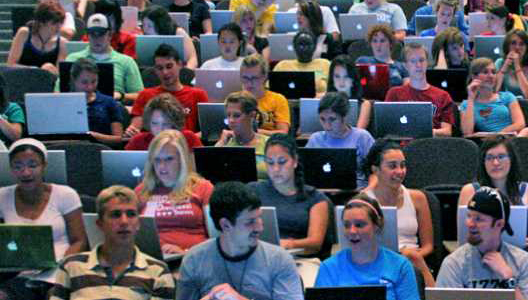
#> input picture facepp-python-sdk-master/test_pic/test_face.jpg, 528 x 300 px
$ python opencv_face_det.py   (Python 2 division)
#> lines starting #> are read from the running program, lines starting #| are printed output that depends on the picture; long printed decimals are rounded
import numpy as np
import cv2


def face_in_area(faces, midw, midh, task='all'):
    if task == 'all':
        c = [0,0,0,0]
        i = 0
        while (i<len(faces)):

            if faces[i][0] <midw and faces[i][1] <midh:
                c[0] += 1
            elif faces[i][0] <midw and faces[i][1] >midh:
                c[1] += 1
            elif faces[i][0] >midw and faces[i][1] >midh:
                c[2] += 1
            elif faces[i][0] >midw and faces[i][1] <midh:
                c[3] += 1
            i+=1
        return c
    elif task == 'width':
        c = [0,0]
        i = 0
        while (i<len(faces)):

            if faces[i][0] <midw:
                c[0] += 1
            elif faces[i][0] >midw:
                c[1] += 1
            i+=1
        return c
    elif task == 'height':
        c = [0,0]
        i = 0
        while (i<len(faces)):

            if faces[i][1] <midh:
                c[0] += 1
            elif faces[i][1] >midh:
                c[1] += 1
            i+=1
        return c

def divide_im (img,wr,hr,pocx,pocy, faces):
    height = img.shape[0]/2
    width = img.shape[1]/2
    if pocx[0]>0 or pocx[1]>0:
        m = np.argmin([width-pocx[0],pocx[1]-width])
        width = pocx[m]
    if pocy[0]>0 or pocy[1]>0:
        m = np.argmin([height-pocy[0],pocy[1]-height])
        height = pocy[m]
    print width
    print height

    if wr<0.06 and hr<0.1:
        divided_imgs = ([img[:height,:width],img[height+1:,:width],img[height+1:,width+1:], img[:height,width+1:]])
        c = face_in_area(faces,width,height,'all')
        print c
        divided_imgs = [divided_imgs[i] for i in range(len(c)) if c[i]>0]
    elif wr<0.06:
        divided_imgs = ([img[:,:width],img[:,width+1:]])
        c = face_in_area(faces,width,height,'width')
        print c
        divided_imgs = [divided_imgs[i] for i in range(len(c)) if c[i]>0]
    elif hr<0.1:
        divided_imgs = ([img[:height,:],img[height+1:,:]])
        c = face_in_area(faces,width,height,'height')
        divided_imgs = [divided_imgs[i] for i in range(len(c)) if c[i]>0]
    else:
        divided_imgs = ([img])

    return divided_imgs

def detect_image (img_url):
    #face_cascade = cv2.CascadeClassifier('facepp-python-sdk-master/haarcascades/haarcascade_frontalface_alt.xml')
#> called with img_url = 'test_pic/test_face.jpg'
    face_cascade = cv2.CascadeClassifier('haarcascades/haarcascade_frontalface_alt.xml')
    #eye_cascade = cv2.CascadeClassifier('haarcascades/haarcascade_eye.xml')

    #img_url = 'test_pic/test_face.jpg'
    #img_url = 'test_pic/test_face_fullwide.jpg'
    img = cv2.imread(img_url)
#> img is the input picture: shape (300, 528, 3); mean B, G, R 94, 85.1, 86.2
    #img = img[img.shape[0]/2:,0:img.shape[1]/2]
    gray = cv2.cvtColor(img, cv2.COLOR_BGR2GRAY)
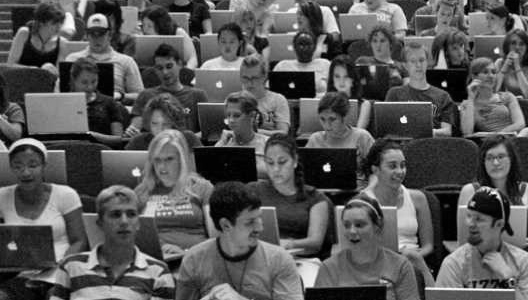
#> gray: shape (300, 528); min 0, max 255, mean 86.5
    gray = cv2.equalizeHist(gray)
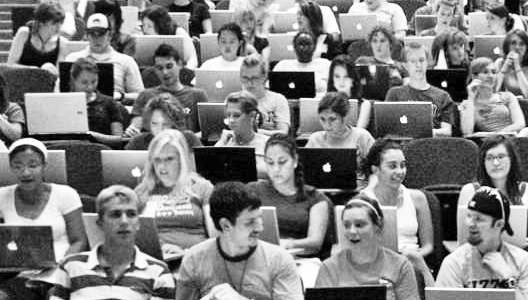
#> gray: shape (300, 528); min 0, max 255, mean 128.1
    height = img.shape[0]
#> height = 300
    width = img.shape[1]
#> width = 528
    wmid = width/2
#> wmid = 264
    hmid = height/2
#> hmid = 150
    print "width of pic:" + str(width)
#| width of pic:528
    print "height of pic: " + str(height)
#| height of pic: 300
    avgw = 0.0
    avgh = 0.0
    pocx = [wmid,wmid]
#> pocx = [264, 264]
    pocy = [hmid,hmid]
#> pocy = [150, 150]
    faces = face_cascade.detectMultiScale(gray, scaleFactor=1.3, minNeighbors=1, minSize=(16, 16),flags=cv2.CASCADE_SCALE_IMAGE)
#> faces = 15 rows, first 6: [217, 34, 22, 22], [367, 32, 23, 23], [405, 52, 24, 24], [478, 63, 23, 23], [331, 70, 22, 22], [152, 57, 26, 26]

    total_found = len(faces)
#> total_found = 15
    print "OpenCV faces found: " + str(total_found)
#| OpenCV faces found: 15
    if total_found>0:
        all_faces = []
        for (x,y,w,h) in faces:
            avgw += w
            avgh += h
            if wmid in range(x,x+w):
                if x<pocx[0]: pocx[0] = x
                if x+w>pocx[1]: pocx[1] = x+w
            if hmid in range(y,y+h):
                if y<pocy[0]: pocy[0] = y
                if y+h>pocy[1]: pocy[1] = y+h

            all_faces.append((x+w/2,y+h/2))
            #img = cv2.rectangle(img,(x,y),(x+w,y+h),(255,0,0),2)
            roi_gray = gray[y:y+h, x:x+w]
            roi_color = img[y:y+h, x:x+w]
            left,right,down, up = [x,x+w,y,y+h]
            if (y+h+20>height):
                up = height
            if (y-20<0):
                down = 0
            if (x+w+20>width):
                right = width
            if (x-20<0):
                left = 0
#> this loop made 15 passes
#> (x, y, w, h, avgw, avgh) on passes 1 to 12: (217, 34, 22, 22, 22, 22), (367, 32, 23, 23, 45, 45), (405, 52, 24, 24, 69, 69), (478, 63, 23, 23, 92, 92), (331, 70, 22, 22, 114, 114), (152, 57, 26, 26, 140, 140), (220, 107, 26, 26, 166, 166), (480, 146, 31, 31, 197, 197), (147, 149, 34, 34, 231, 231), (100, 196, 47, 47, 278, 278), (333, 210, 42, 42, 320, 320), (475, 140, 44, 44, 364, 364)
#> pass 1, in detect_image, `roi_gray = gray[y:y+h, x:x+w]`:
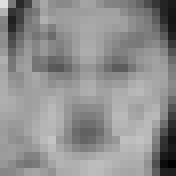
#> roi_gray: shape (22, 22) (shown 8 times larger); min 1, max 222, mean 142.8
#> pass 1, in detect_image, `roi_color = img[y:y+h, x:x+w]`:
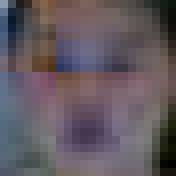
#> roi_color: shape (22, 22, 3) (shown 8 times larger); mean B, G, R 95.2, 88, 97.8
#> pass 2, in detect_image, `roi_gray = gray[y:y+h, x:x+w]`:
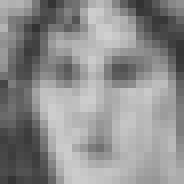
#> roi_gray: shape (23, 23) (shown 8 times larger); min 50, max 208, mean 141.9
#> pass 2, in detect_image, `roi_color = img[y:y+h, x:x+w]`:
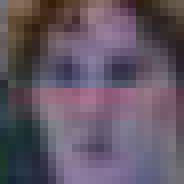
#> roi_color: shape (23, 23, 3) (shown 8 times larger); mean B, G, R 100.3, 85.8, 98.4
#> after the loop, all_faces = [(228, 45), (378, 43), (417, 64), (489, 74), (342, 81), (165, 70), (233, 120), (495, 161), (164, 166), (123, 219), (354, 231), (497, 162), (276, 166), (27, 170), (399, 169)]; avgh = 496; avgw = 496; pocx = [254, 298]; pocy = [140, 192]

            # [9 lines of commented-out code are left out]

        avgw =  avgw/total_found
#> avgw = 33.07
        avgh =  avgh/total_found
#> avgh = 33.07


        print "ratio of avg width of face to Width of image: " + str(avgw/width)
#| ratio of avg width of face to Width of image: 0.06263
        print "ratio of avg height of face to Height of image: " + str(avgh/height)
#| ratio of avg height of face to Height of image: 0.1102
        #print pocx
        #print pocy
        to_send = divide_im(img,avgw/width,avgh/height,pocx,pocy,all_faces)
#> in divide_im, `m = np.argmin([width-pocx[0],pocx[1]-width])`: m = 0
#> in divide_im, `width = pocx[m]`: width = 254
#> in divide_im, `height = pocy[m]`: height = 140
#| 254
#| 140
#> to_send = 1 item
        print "# of Images to send: " + str(len(to_send))
#| # of Images to send: 1
        # [7 lines of commented-out code are left out]
        state = 'valid'
        return state,to_send
    else:
        to_send = [img]
        state = 'not_valid'
        return state, to_send


if __name__ == '__main__':
    img_url = 'test_pic/test_face.jpg'
    #img_url = 'test_pic/test_face_fullwide.jpg'
    val, s = detect_image(img_url)
#> val = 'valid'; s = 1 item
    print len(s)
#| 1

$ run again, with facepp-python-sdk-master/test_pic/test_face_fullwide.jpg copied over facepp-python-sdk-master/test_pic/test_face.jpg
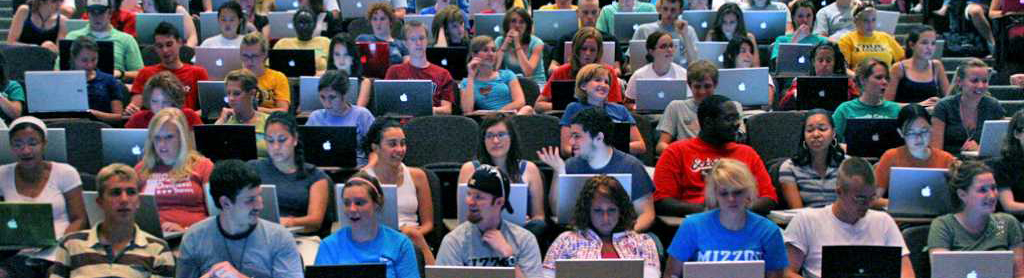
#> input picture facepp-python-sdk-master/test_pic/test_face_fullwide.jpg, 1024 x 278 px
#> in detect_image, img is the input picture: shape (278, 1024, 3); mean B, G, R 92.5, 83, 85.4
#> in detect_image, `gray = cv2.equalizeHist(gray)`:
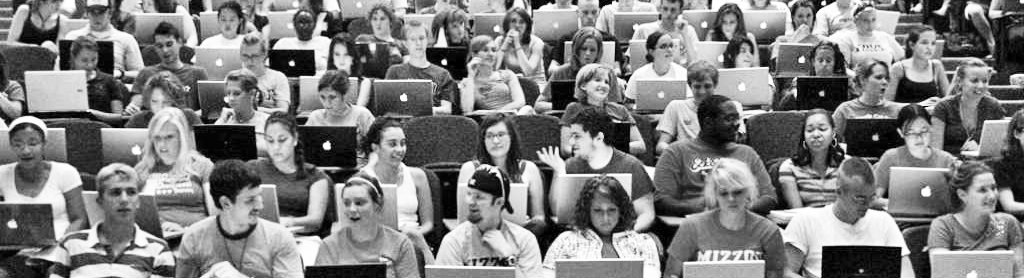
#> gray: shape (278, 1024); min 0, max 255, mean 128
#| width of pic:1024
#| height of pic: 278
#> faces = 19 rows, first 6: [792, 6, 24, 24], [217, 11, 23, 23], [368, 11, 22, 22], [717, 14, 22, 22], [406, 30, 24, 24], [478, 40, 23, 23]
#> total_found = 19
#| OpenCV faces found: 19
#> the loop in detect_image, `for (x,y,w,h) in faces:` made 19 passes
#> (x, y, w, h, avgw, avgh) on passes 1 to 8: (792, 6, 24, 24, 24, 24), (217, 11, 23, 23, 47, 47), (368, 11, 22, 22, 69, 69), (717, 14, 22, 22, 91, 91), (406, 30, 24, 24, 115, 115), (478, 40, 23, 23, 138, 138), (331, 47, 22, 22, 160, 160), (915, 32, 28, 28, 188, 188)
#> pass 2, in detect_image, `roi_color = img[y:y+h, x:x+w]`:
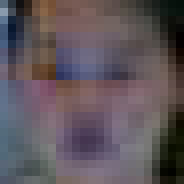
#> roi_color: shape (23, 23, 3) (shown 8 times larger); mean B, G, R 90.3, 84.4, 94
#> after the loop in detect_image, `for (x,y,w,h) in faces:`: all_faces = [(804, 18), (228, 22), (379, 22), (728, 25), (418, 42), (489, 51), (342, 58), (929, 46), (165, 49), (329, 101), (497, 140), (817, 133), (276, 143), (26, 149), (123, 197), (353, 208), (988, 195), (730, 200), (605, 218)]; avgh = 616; pocx = [479, 515]; pocy = [113, 170]
#> in detect_image, `avgw =  avgw/total_found`: avgw = 32.42
#| ratio of avg width of face to Width of image: 0.03166
#| ratio of avg height of face to Height of image: 0.1166
#> in divide_im, `m = np.argmin([width-pocx[0],pocx[1]-width])`: m = 1
#> in divide_im, `width = pocx[m]`: width = 515
#> in divide_im, `m = np.argmin([height-pocy[0],pocy[1]-height])`: m = 0
#> in divide_im, `height = pocy[m]`: height = 113
#| 515
#| 113
#> the loop in face_in_area, `while (i<len(faces)): ` made 19 passes
#> after the loop in face_in_area, `while (i<len(faces)):`: c = [12, 7]; i = 19
#> in divide_im, `c = face_in_area(faces,width,height,'width')`: c = [12, 7]
#| [12, 7]
#> divided_imgs = 2 items
#| # of Images to send: 2
#> val = 'valid'; s = 2 items
#| 2

$ run again, with facepp-python-sdk-master/test_pic/face_det_test1.jpg copied over facepp-python-sdk-master/test_pic/test_face.jpg
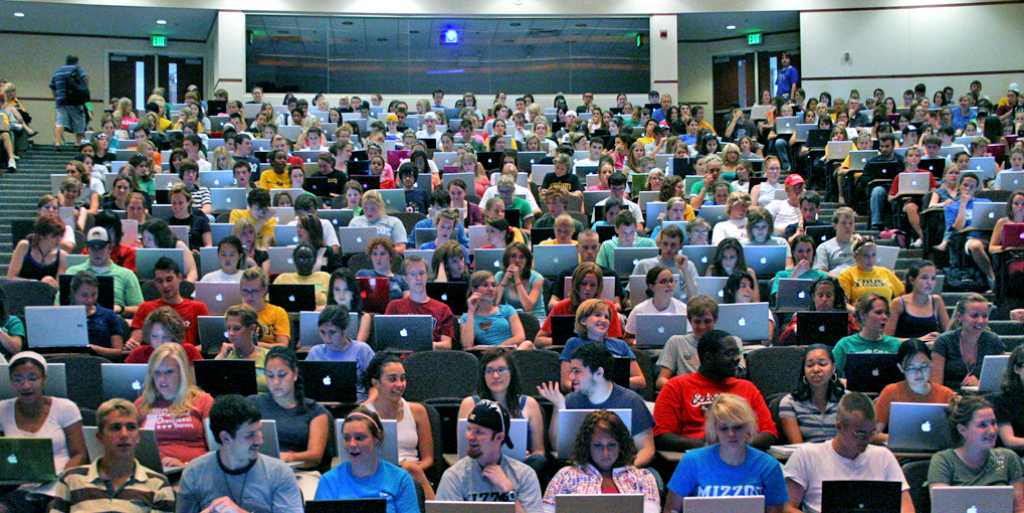
#> input picture facepp-python-sdk-master/test_pic/face_det_test1.jpg, 1024 x 513 px
#> in detect_image, img is the input picture: shape (513, 1024, 3); mean B, G, R 103.4, 97.2, 93.4
#> in detect_image, `gray = cv2.equalizeHist(gray)`:
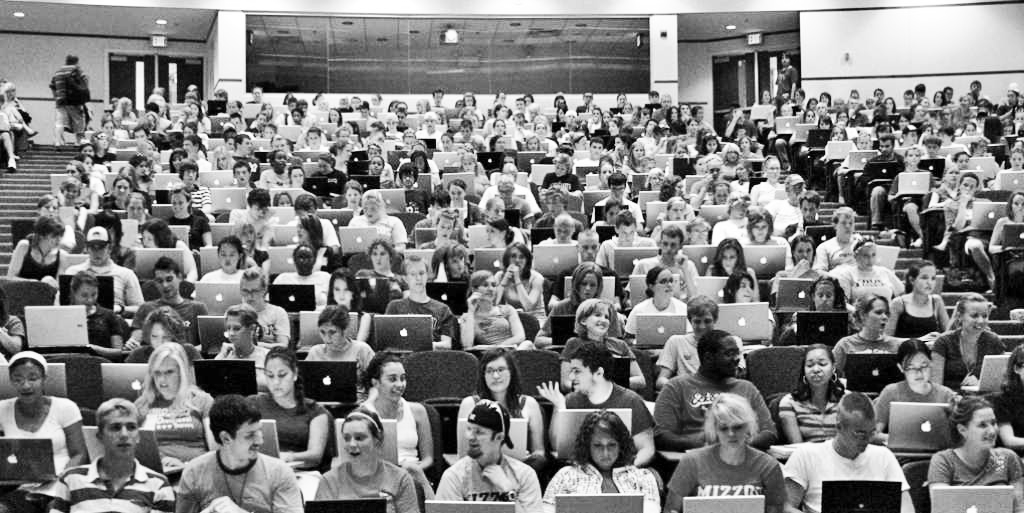
#> gray: shape (513, 1024); min 0, max 255, mean 128
#| width of pic:1024
#| height of pic: 513
#> faces = 17 rows, first 6: [232, 165, 20, 20], [113, 180, 20, 20], [750, 220, 22, 22], [367, 246, 23, 23], [718, 249, 22, 22], [478, 277, 23, 23]
#> total_found = 17
#| OpenCV faces found: 17
#> the loop in detect_image, `for (x,y,w,h) in faces:` made 17 passes
#> (x, y, w, h, avgw, avgh) on passes 1 to 8: (232, 165, 20, 20, 20, 20), (113, 180, 20, 20, 40, 40), (750, 220, 22, 22, 62, 62), (367, 246, 23, 23, 85, 85), (718, 249, 22, 22, 107, 107), (478, 277, 23, 23, 130, 130), (151, 269, 29, 29, 159, 159), (481, 359, 32, 32, 191, 191)
#> pass 2, in detect_image, `roi_color = img[y:y+h, x:x+w]`:
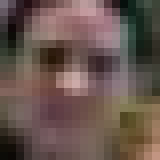
#> roi_color: shape (20, 20, 3) (shown 8 times larger); mean B, G, R 78, 85, 103.6
#> after the loop in detect_image, `for (x,y,w,h) in faces:`: all_faces = [(242, 175), (123, 190), (761, 231), (378, 257), (729, 260), (489, 288), (165, 283), (497, 375), (816, 368), (276, 379), (397, 382), (26, 384), (353, 443), (605, 451), (123, 433), (988, 431), (732, 436)]; avgh = 564; pocx = [481, 513]; pocy = [246, 271]
#> in detect_image, `avgw =  avgw/total_found`: avgw = 33.18
#| ratio of avg width of face to Width of image: 0.0324
#| ratio of avg height of face to Height of image: 0.06467
#> in divide_im, `m = np.argmin([width-pocx[0],pocx[1]-width])`: m = 1
#> in divide_im, `width = pocx[m]`: width = 513
#> in divide_im, `m = np.argmin([height-pocy[0],pocy[1]-height])`: m = 0
#> in divide_im, `height = pocy[m]`: height = 246
#| 513
#| 246
#> the loop in face_in_area, `while (i<len(faces)): ` made 17 passes
#> after the loop in face_in_area, `while (i<len(faces)):`: c = [2, 9, 5, 1]; i = 17
#> in divide_im, `c = face_in_area(faces,width,height,'all')`: c = [2, 9, 5, 1]
#| [2, 9, 5, 1]
#> divided_imgs = 4 items
#| # of Images to send: 4
#> val = 'valid'; s = 4 items
#| 4

$ run again, with facepp-python-sdk-master/test_pic/face_det_test2.jpg copied over facepp-python-sdk-master/test_pic/test_face.jpg
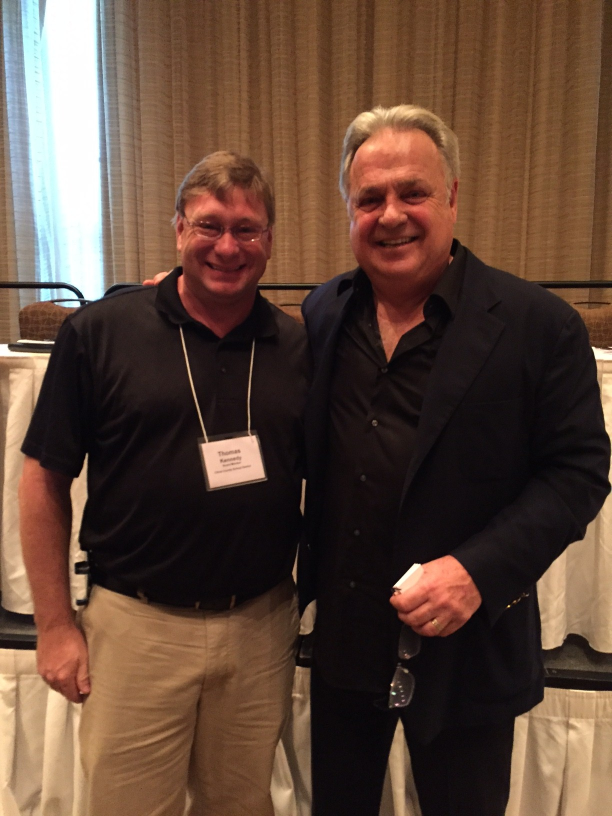
#> input picture facepp-python-sdk-master/test_pic/face_det_test2.jpg, 1224 x 1632 px (shown at 1/2 size)
#> in detect_image, img is the input picture: shape (1632, 1224, 3); mean B, G, R 56.8, 70.5, 95
#> in detect_image, `gray = cv2.equalizeHist(gray)`:
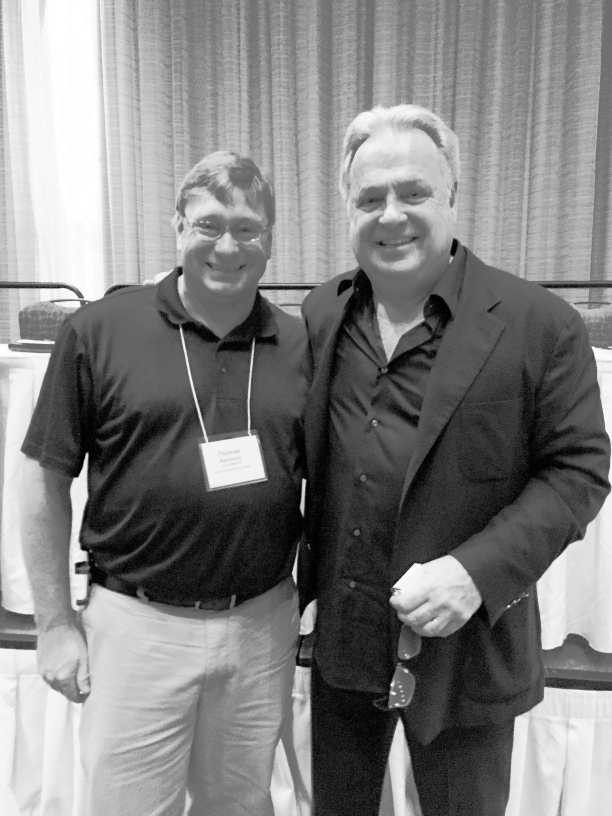
#> gray: shape (1632, 1224) (shown at 1/2 size); min 0, max 255, mean 128.9
#| width of pic:1224
#| height of pic: 1632
#> faces = [[661, 296, 244, 244], [344, 376, 212, 212]]
#> total_found = 2
#| OpenCV faces found: 2
#> the loop in detect_image, `for (x,y,w,h) in faces:` made 2 passes
#> (x, y, w, h, avgw, avgh) on passes 1 to 2: (661, 296, 244, 244, 244, 244), (344, 376, 212, 212, 456, 456)
#> pass 2, in detect_image, `roi_color = img[y:y+h, x:x+w]`:
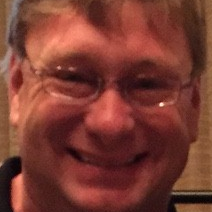
#> roi_color: shape (212, 212, 3); mean B, G, R 49.3, 60, 122.2
#> after the loop in detect_image, `for (x,y,w,h) in faces:`: all_faces = [(783, 418), (450, 482)]; avgh = 456
#> in detect_image, `avgw =  avgw/total_found`: avgw = 228
#| ratio of avg width of face to Width of image: 0.1863
#| ratio of avg height of face to Height of image: 0.1397
#> m = 0
#| 612
#| 816
#> to_send = 1 item
#| # of Images to send: 1
#> val = 'valid'; s = 1 item
#| 1
